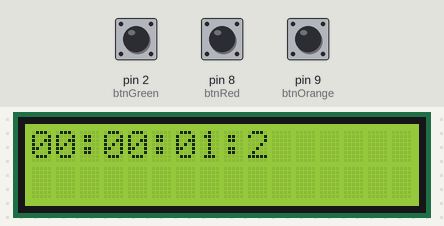
A sketch run on a simulated Arduino Uno, built with avr-gcc and run on an emulated ATmega328P. Parts: 16×2 character LCD. Inputs (shaded band) come from the test bench; at power-on: pin 8 (btnRed) LOW, pin 2 (btnGreen) LOW, pin 9 (btnOrange) HIGH.

Above: at 1.26 s.
1.3 s: pin 8 (btnRed) pulled HIGH for 3.2 s
At 2.5 s:
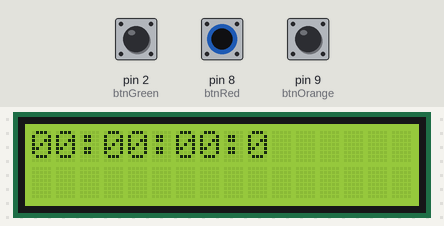
6.2 s: pin 8 (btnRed) pulled HIGH for 0.15 s
At 6.45 s:
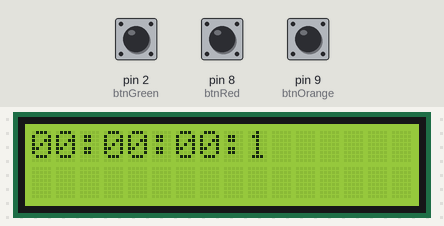

The sketch:

exo1.ino
```cpp
#include <LiquidCrystal.h>
#define btnRed 8
#define btnOrange 9
#define btnGreen 2

LiquidCrystal lcd(15,14,4,5,6,7);


void setup() {
  lcd.clear();
  lcd.begin(16,2);
  lcd.setCursor(0,0);
  pinMode(btnRed, INPUT);
  pinMode(btnOrange,INPUT);
  pinMode(btnGreen, INPUT);
}

void loop(){
    //rouge -> démarre et reprends après la pause
    //orange -> pause le chrono
    //vert -> met à 0 et en pause

    int h = 0;
    int m = 0;
    int s = 0;
    int dec = 0;

    bool isPaused = true;

    while(true){
      if(digitalRead(btnOrange) == LOW){
        isPaused = true;
      }
      else if(digitalRead(btnRed) == LOW){
        isPaused = false;
      }
      else if(digitalRead(btnGreen) == LOW){
        h = 0;
        m = 0;
        s = 0;
        dec = 0;
        isPaused = true;
      }
      if(!isPaused){
        dec+=1;
        if(dec%10 == 0 && dec!=0){
          s+=1;
          dec = 0;
          if(s%60 == 0 && s != 0){
            m+=1;
            s=0;
            if(m%60 == 0 && m!=0){
              h+=1;
              m=0;
            }
          }
        }
      }
      lcd.setCursor(0,0);
      char str[16];
      sprintf(str,"%02d:%02d:%02d:%d",h,m,s,dec);
      lcd.print(str);
      delay(100);
      lcd.clear();
    }

  }
```
